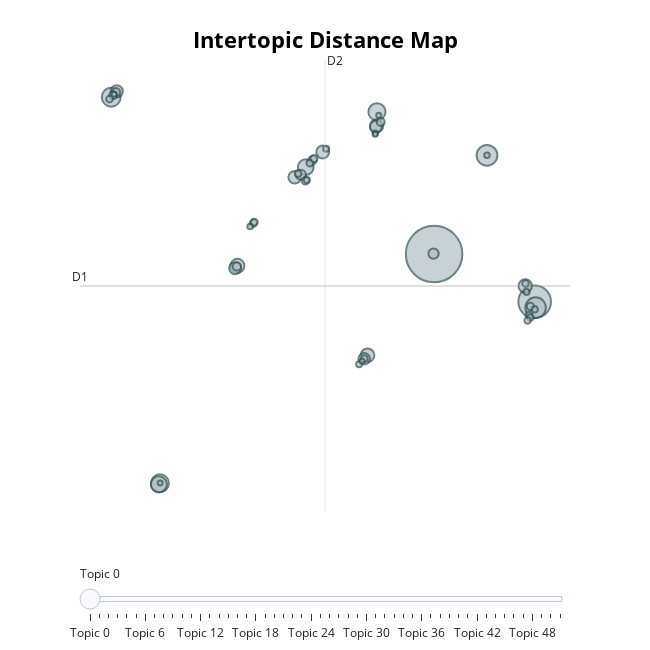

Notebook cell for this chart:
### Code cell
# Intertopic Distance Map (2D Bubble Plot)
topic_model.visualize_topics()

### Figure 1 — Plotly figure (JSON) as saved in the notebook; plotly's stock layout.template omitted (floating-point values rounded to 4 significant figures; data arrays with more than 128 entries replaced by an {"elided": "..."} marker saying what was removed)
{"data": [{"customdata": {"elided": "52x3 mixed values"}, "hovertemplate": "<b>Topic %{customdata[0]}</b><br>%{customdata[1]}<br>Size: %{customdata[2]}", "legendgroup": "", "marker": {"color": "#B0BEC5", "line": {"color": "DarkSlateGrey", "width": 2}, "size": [1349, 449, 182, 178, 150, 135, 124, 109, 104, 82, 79, 76, 71, 69, 67, 63, 61, 59, 56, 45, 43, 30, 29, 29, 27, 26, 23, 23, 21, 21, 21, 20, 19, 19, 19, 18, 18, 18, 17, 16, 16, 15, 15, 15, 13, 13, 12, 11, 11, 11, 11, 10], "sizemode": "area", "sizeref": 0.8431, "symbol": "circle"}, "mode": "markers", "name": "", "orientation": "v", "showlegend": false, "type": "scatter", "x": [8.164, 14.59, 11.54, 14.65, -12.46, -9.348, 4.515, -9.421, -0.03642, -4.4, 3.912, 13.99, 4.501, 1.049, -0.7416, -12.11, 4.443, -4.548, 3.703, 8.13, -0.3479, 0.3971, -12.16, -4.436, 4.752, -12.34, 14.32, -0.05984, -3.395, 0.2346, 0.4904, -3.325, 14.23, -12.57, -0.5255, 3.71, 14.31, 14.0, 14.14, 14.59, 0.03316, 14.07, 3.374, 1.27, -3.586, 11.54, 4.412, 4.63, 3.562, 4.405, -12.28, -9.338], "xaxis": "x", "y": [2.78, -0.09031, 8.714, -0.4378, 12.2, -10.98, 11.33, -11.06, 7.998, 2.075, -3.299, 0.8616, 10.5, 8.912, 7.394, 12.56, 10.42, 1.929, -3.509, 2.81, 7.55, 8.422, 12.51, 2.039, 10.72, 12.33, -0.3715, 7.182, 4.623, 8.255, 8.515, 4.693, -0.8826, 12.09, 7.616, -3.502, -1.035, 1.013, -1.207, -0.5445, 7.231, 0.5003, -3.838, 9.108, 4.434, 8.714, 10.05, 11.12, -3.65, 9.981, 12.39, -10.97], "yaxis": "y"}], "layout": {"annotations": [{"showarrow": false, "text": "D1", "x": -14.46, "y": 0.8625, "yshift": 10}, {"showarrow": false, "text": "D2", "x": 1.195, "xshift": 10, "y": 14.44}], "height": 650, "hoverlabel": {"bgcolor": "white", "font": {"family": "Rockwell", "size": 16}}, "legend": {"itemsizing": "constant", "tracegroupgap": 0}, "margin": {"t": 60}, "shapes": [{"line": {"color": "#CFD8DC", "width": 2}, "type": "line", "x0": 1.195, "x1": 1.195, "y0": -12.71, "y1": 14.44}, {"line": {"color": "#9E9E9E", "width": 2}, "type": "line", "x0": -14.46, "x1": 16.85, "y0": 0.8625, "y1": 0.8625}], "sliders": [{"active": 0, "pad": {"t": 50}, "steps": [{"args": [{"marker.color": [["red", "#B0BEC5", "#B0BEC5", "#B0BEC5", "#B0BEC5", "#B0BEC5", "#B0BEC5", "#B0BEC5", "#B0BEC5", "#B0BEC5", "#B0BEC5", "#B0BEC5", "#B0BEC5", "#B0BEC5", "#B0BEC5", "#B0BEC5", "#B0BEC5", "#B0BEC5", "#B0BEC5", "#B0BEC5", "#B0BEC5", "#B0BEC5", "#B0BEC5", "#B0BEC5", "#B0BEC5", "#B0BEC5", "#B0BEC5", "#B0BEC5", "#B0BEC5", "#B0BEC5", "#B0BEC5", "#B0BEC5", "#B0BEC5", "#B0BEC5", "#B0BEC5", "#B0BEC5", "#B0BEC5", "#B0BEC5", "#B0BEC5", "#B0BEC5", "#B0BEC5", "#B0BEC5", "#B0BEC5", "#B0BEC5", "#B0BEC5", "#B0BEC5", "#B0BEC5", "#B0BEC5", "#B0BEC5", "#B0BEC5", "#B0BEC5", "#B0BEC5"]]}], "label": "Topic 0", "method": "update"}, {"args": [{"marker.color": [["#B0BEC5", "red", "#B0BEC5", "#B0BEC5", "#B0BEC5", "#B0BEC5", "#B0BEC5", "#B0BEC5", "#B0BEC5", "#B0BEC5", "#B0BEC5", "#B0BEC5", "#B0BEC5", "#B0BEC5", "#B0BEC5", "#B0BEC5", "#B0BEC5", "#B0BEC5", "#B0BEC5", "#B0BEC5", "#B0BEC5", "#B0BEC5", "#B0BEC5", "#B0BEC5", "#B0BEC5", "#B0BEC5", "#B0BEC5", "#B0BEC5", "#B0BEC5", "#B0BEC5", "#B0BEC5", "#B0BEC5", "#B0BEC5", "#B0BEC5", "#B0BEC5", "#B0BEC5", "#B0BEC5", "#B0BEC5", "#B0BEC5", "#B0BEC5", "#B0BEC5", "#B0BEC5", "#B0BEC5", "#B0BEC5", "#B0BEC5", "#B0BEC5", "#B0BEC5", "#B0BEC5", "#B0BEC5", "#B0BEC5", "#B0BEC5", "#B0BEC5"]]}], "label": "Topic 1", "method": "update"}, {"args": [{"marker.color": [["#B0BEC5", "#B0BEC5", "red", "#B0BEC5", "#B0BEC5", "#B0BEC5", "#B0BEC5", "#B0BEC5", "#B0BEC5", "#B0BEC5", "#B0BEC5", "#B0BEC5", "#B0BEC5", "#B0BEC5", "#B0BEC5", "#B0BEC5", "#B0BEC5", "#B0BEC5", "#B0BEC5", "#B0BEC5", "#B0BEC5", "#B0BEC5", "#B0BEC5", "#B0BEC5", "#B0BEC5", "#B0BEC5", "#B0BEC5", "#B0BEC5", "#B0BEC5", "#B0BEC5", "#B0BEC5", "#B0BEC5", "#B0BEC5", "#B0BEC5", "#B0BEC5", "#B0BEC5", "#B0BEC5", "#B0BEC5", "#B0BEC5", "#B0BEC5", "#B0BEC5", "#B0BEC5", "#B0BEC5", "#B0BEC5", "#B0BEC5", "#B0BEC5", "#B0BEC5", "#B0BEC5", "#B0BEC5", "#B0BEC5", "#B0BEC5", "#B0BEC5"]]}], "label": "Topic 2", "method": "update"}, {"args": [{"marker.color": [["#B0BEC5", "#B0BEC5", "#B0BEC5", "red", "#B0BEC5", "#B0BEC5", "#B0BEC5", "#B0BEC5", "#B0BEC5", "#B0BEC5", "#B0BEC5", "#B0BEC5", "#B0BEC5", "#B0BEC5", "#B0BEC5", "#B0BEC5", "#B0BEC5", "#B0BEC5", "#B0BEC5", "#B0BEC5", "#B0BEC5", "#B0BEC5", "#B0BEC5", "#B0BEC5", "#B0BEC5", "#B0BEC5", "#B0BEC5", "#B0BEC5", "#B0BEC5", "#B0BEC5", "#B0BEC5", "#B0BEC5", "#B0BEC5", "#B0BEC5", "#B0BEC5", "#B0BEC5", "#B0BEC5", "#B0BEC5", "#B0BEC5", "#B0BEC5", "#B0BEC5", "#B0BEC5", "#B0BEC5", "#B0BEC5", "#B0BEC5", "#B0BEC5", "#B0BEC5", "#B0BEC5", "#B0BEC5", "#B0BEC5", "#B0BEC5", "#B0BEC5"]]}], "label": "Topic 3", "method": "update"}, {"args": [{"marker.color": [["#B0BEC5", "#B0BEC5", "#B0BEC5", "#B0BEC5", "red", "#B0BEC5", "#B0BEC5", "#B0BEC5", "#B0BEC5", "#B0BEC5", "#B0BEC5", "#B0BEC5", "#B0BEC5", "#B0BEC5", "#B0BEC5", "#B0BEC5", "#B0BEC5", "#B0BEC5", "#B0BEC5", "#B0BEC5", "#B0BEC5", "#B0BEC5", "#B0BEC5", "#B0BEC5", "#B0BEC5", "#B0BEC5", "#B0BEC5", "#B0BEC5", "#B0BEC5", "#B0BEC5", "#B0BEC5", "#B0BEC5", "#B0BEC5", "#B0BEC5", "#B0BEC5", "#B0BEC5", "#B0BEC5", "#B0BEC5", "#B0BEC5", "#B0BEC5", "#B0BEC5", "#B0BEC5", "#B0BEC5", "#B0BEC5", "#B0BEC5", "#B0BEC5", "#B0BEC5", "#B0BEC5", "#B0BEC5", "#B0BEC5", "#B0BEC5", "#B0BEC5"]]}], "label": "Topic 4", "method": "update"}, {"args": [{"marker.color": [["#B0BEC5", "#B0BEC5", "#B0BEC5", "#B0BEC5", "#B0BEC5", "red", "#B0BEC5", "#B0BEC5", "#B0BEC5", "#B0BEC5", "#B0BEC5", "#B0BEC5", "#B0BEC5", "#B0BEC5", "#B0BEC5", "#B0BEC5", "#B0BEC5", "#B0BEC5", "#B0BEC5", "#B0BEC5", "#B0BEC5", "#B0BEC5", "#B0BEC5", "#B0BEC5", "#B0BEC5", "#B0BEC5", "#B0BEC5", "#B0BEC5", "#B0BEC5", "#B0BEC5", "#B0BEC5", "#B0BEC5", "#B0BEC5", "#B0BEC5", "#B0BEC5", "#B0BEC5", "#B0BEC5", "#B0BEC5", "#B0BEC5", "#B0BEC5", "#B0BEC5", "#B0BEC5", "#B0BEC5", "#B0BEC5", "#B0BEC5", "#B0BEC5", "#B0BEC5", "#B0BEC5", "#B0BEC5", "#B0BEC5", "#B0BEC5", "#B0BEC5"]]}], "label": "Topic 5", "method": "update"}, {"args": [{"marker.color": [["#B0BEC5", "#B0BEC5", "#B0BEC5", "#B0BEC5", "#B0BEC5", "#B0BEC5", "red", "#B0BEC5", "#B0BEC5", "#B0BEC5", "#B0BEC5", "#B0BEC5", "#B0BEC5", "#B0BEC5", "#B0BEC5", "#B0BEC5", "#B0BEC5", "#B0BEC5", "#B0BEC5", "#B0BEC5", "#B0BEC5", "#B0BEC5", "#B0BEC5", "#B0BEC5", "#B0BEC5", "#B0BEC5", "#B0BEC5", "#B0BEC5", "#B0BEC5", "#B0BEC5", "#B0BEC5", "#B0BEC5", "#B0BEC5", "#B0BEC5", "#B0BEC5", "#B0BEC5", "#B0BEC5", "#B0BEC5", "#B0BEC5", "#B0BEC5", "#B0BEC5", "#B0BEC5", "#B0BEC5", "#B0BEC5", "#B0BEC5", "#B0BEC5", "#B0BEC5", "#B0BEC5", "#B0BEC5", "#B0BEC5", "#B0BEC5", "#B0BEC5"]]}], "label": "Topic 6", "method": "update"}, {"args": [{"marker.color": [["#B0BEC5", "#B0BEC5", "#B0BEC5", "#B0BEC5", "#B0BEC5", "#B0BEC5", "#B0BEC5", "red", "#B0BEC5", "#B0BEC5", "#B0BEC5", "#B0BEC5", "#B0BEC5", "#B0BEC5", "#B0BEC5", "#B0BEC5", "#B0BEC5", "#B0BEC5", "#B0BEC5", "#B0BEC5", "#B0BEC5", "#B0BEC5", "#B0BEC5", "#B0BEC5", "#B0BEC5", "#B0BEC5", "#B0BEC5", "#B0BEC5", "#B0BEC5", "#B0BEC5", "#B0BEC5", "#B0BEC5", "#B0BEC5", "#B0BEC5", "#B0BEC5", "#B0BEC5", "#B0BEC5", "#B0BEC5", "#B0BEC5", "#B0BEC5", "#B0BEC5", "#B0BEC5", "#B0BEC5", "#B0BEC5", "#B0BEC5", "#B0BEC5", "#B0BEC5", "#B0BEC5", "#B0BEC5", "#B0BEC5", "#B0BEC5", "#B0BEC5"]]}], "label": "Topic 7", "method": "update"}, {"args": [{"marker.color": [["#B0BEC5", "#B0BEC5", "#B0BEC5", "#B0BEC5", "#B0BEC5", "#B0BEC5", "#B0BEC5", "#B0BEC5", "red", "#B0BEC5", "#B0BEC5", "#B0BEC5", "#B0BEC5", "#B0BEC5", "#B0BEC5", "#B0BEC5", "#B0BEC5", "#B0BEC5", "#B0BEC5", "#B0BEC5", "#B0BEC5", "#B0BEC5", "#B0BEC5", "#B0BEC5", "#B0BEC5", "#B0BEC5", "#B0BEC5", "#B0BEC5", "#B0BEC5", "#B0BEC5", "#B0BEC5", "#B0BEC5", "#B0BEC5", "#B0BEC5", "#B0BEC5", "#B0BEC5", "#B0BEC5", "#B0BEC5", "#B0BEC5", "#B0BEC5", "#B0BEC5", "#B0BEC5", "#B0BEC5", "#B0BEC5", "#B0BEC5", "#B0BEC5", "#B0BEC5", "#B0BEC5", "#B0BEC5", "#B0BEC5", "#B0BEC5", "#B0BEC5"]]}], "label": "Topic 8", "method": "update"}, {"args": [{"marker.color": [["#B0BEC5", "#B0BEC5", "#B0BEC5", "#B0BEC5", "#B0BEC5", "#B0BEC5", "#B0BEC5", "#B0BEC5", "#B0BEC5", "red", "#B0BEC5", "#B0BEC5", "#B0BEC5", "#B0BEC5", "#B0BEC5", "#B0BEC5", "#B0BEC5", "#B0BEC5", "#B0BEC5", "#B0BEC5", "#B0BEC5", "#B0BEC5", "#B0BEC5", "#B0BEC5", "#B0BEC5", "#B0BEC5", "#B0BEC5", "#B0BEC5", "#B0BEC5", "#B0BEC5", "#B0BEC5", "#B0BEC5", "#B0BEC5", "#B0BEC5", "#B0BEC5", "#B0BEC5", "#B0BEC5", "#B0BEC5", "#B0BEC5", "#B0BEC5", "#B0BEC5", "#B0BEC5", "#B0BEC5", "#B0BEC5", "#B0BEC5", "#B0BEC5", "#B0BEC5", "#B0BEC5", "#B0BEC5", "#B0BEC5", "#B0BEC5", "#B0BEC5"]]}], "label": "Topic 9", "method": "update"}, {"args": [{"marker.color": [["#B0BEC5", "#B0BEC5", "#B0BEC5", "#B0BEC5", "#B0BEC5", "#B0BEC5", "#B0BEC5", "#B0BEC5", "#B0BEC5", "#B0BEC5", "red", "#B0BEC5", "#B0BEC5", "#B0BEC5", "#B0BEC5", "#B0BEC5", "#B0BEC5", "#B0BEC5", "#B0BEC5", "#B0BEC5", "#B0BEC5", "#B0BEC5", "#B0BEC5", "#B0BEC5", "#B0BEC5", "#B0BEC5", "#B0BEC5", "#B0BEC5", "#B0BEC5", "#B0BEC5", "#B0BEC5", "#B0BEC5", "#B0BEC5", "#B0BEC5", "#B0BEC5", "#B0BEC5", "#B0BEC5", "#B0BEC5", "#B0BEC5", "#B0BEC5", "#B0BEC5", "#B0BEC5", "#B0BEC5", "#B0BEC5", "#B0BEC5", "#B0BEC5", "#B0BEC5", "#B0BEC5", "#B0BEC5", "#B0BEC5", "#B0BEC5", "#B0BEC5"]]}], "label": "Topic 10", "method": "update"}, {"args": [{"marker.color": [["#B0BEC5", "#B0BEC5", "#B0BEC5", "#B0BEC5", "#B0BEC5", "#B0BEC5", "#B0BEC5", "#B0BEC5", "#B0BEC5", "#B0BEC5", "#B0BEC5", "red", "#B0BEC5", "#B0BEC5", "#B0BEC5", "#B0BEC5", "#B0BEC5", "#B0BEC5", "#B0BEC5", "#B0BEC5", "#B0BEC5", "#B0BEC5", "#B0BEC5", "#B0BEC5", "#B0BEC5", "#B0BEC5", "#B0BEC5", "#B0BEC5", "#B0BEC5", "#B0BEC5", "#B0BEC5", "#B0BEC5", "#B0BEC5", "#B0BEC5", "#B0BEC5", "#B0BEC5", "#B0BEC5", "#B0BEC5", "#B0BEC5", "#B0BEC5", "#B0BEC5", "#B0BEC5", "#B0BEC5", "#B0BEC5", "#B0BEC5", "#B0BEC5", "#B0BEC5", "#B0BEC5", "#B0BEC5", "#B0BEC5", "#B0BEC5", "#B0BEC5"]]}], "label": "Topic 11", "method": "update"}, {"args": [{"marker.color": [["#B0BEC5", "#B0BEC5", "#B0BEC5", "#B0BEC5", "#B0BEC5", "#B0BEC5", "#B0BEC5", "#B0BEC5", "#B0BEC5", "#B0BEC5", "#B0BEC5", "#B0BEC5", "red", "#B0BEC5", "#B0BEC5", "#B0BEC5", "#B0BEC5", "#B0BEC5", "#B0BEC5", "#B0BEC5", "#B0BEC5", "#B0BEC5", "#B0BEC5", "#B0BEC5", "#B0BEC5", "#B0BEC5", "#B0BEC5", "#B0BEC5", "#B0BEC5", "#B0BEC5", "#B0BEC5", "#B0BEC5", "#B0BEC5", "#B0BEC5", "#B0BEC5", "#B0BEC5", "#B0BEC5", "#B0BEC5", "#B0BEC5", "#B0BEC5", "#B0BEC5", "#B0BEC5", "#B0BEC5", "#B0BEC5", "#B0BEC5", "#B0BEC5", "#B0BEC5", "#B0BEC5", "#B0BEC5", "#B0BEC5", "#B0BEC5", "#B0BEC5"]]}], "label": "Topic 12", "method": "update"}, {"args": [{"marker.color": [["#B0BEC5", "#B0BEC5", "#B0BEC5", "#B0BEC5", "#B0BEC5", "#B0BEC5", "#B0BEC5", "#B0BEC5", "#B0BEC5", "#B0BEC5", "#B0BEC5", "#B0BEC5", "#B0BEC5", "red", "#B0BEC5", "#B0BEC5", "#B0BEC5", "#B0BEC5", "#B0BEC5", "#B0BEC5", "#B0BEC5", "#B0BEC5", "#B0BEC5", "#B0BEC5", "#B0BEC5", "#B0BEC5", "#B0BEC5", "#B0BEC5", "#B0BEC5", "#B0BEC5", "#B0BEC5", "#B0BEC5", "#B0BEC5", "#B0BEC5", "#B0BEC5", "#B0BEC5", "#B0BEC5", "#B0BEC5", "#B0BEC5", "#B0BEC5", "#B0BEC5", "#B0BEC5", "#B0BEC5", "#B0BEC5", "#B0BEC5", "#B0BEC5", "#B0BEC5", "#B0BEC5", "#B0BEC5", "#B0BEC5", "#B0BEC5", "#B0BEC5"]]}], "label": "Topic 13", "method": "update"}, {"args": [{"marker.color": [["#B0BEC5", "#B0BEC5", "#B0BEC5", "#B0BEC5", "#B0BEC5", "#B0BEC5", "#B0BEC5", "#B0BEC5", "#B0BEC5", "#B0BEC5", "#B0BEC5", "#B0BEC5", "#B0BEC5", "#B0BEC5", "red", "#B0BEC5", "#B0BEC5", "#B0BEC5", "#B0BEC5", "#B0BEC5", "#B0BEC5", "#B0BEC5", "#B0BEC5", "#B0BEC5", "#B0BEC5", "#B0BEC5", "#B0BEC5", "#B0BEC5", "#B0BEC5", "#B0BEC5", "#B0BEC5", "#B0BEC5", "#B0BEC5", "#B0BEC5", "#B0BEC5", "#B0BEC5", "#B0BEC5", "#B0BEC5", "#B0BEC5", "#B0BEC5", "#B0BEC5", "#B0BEC5", "#B0BEC5", "#B0BEC5", "#B0BEC5", "#B0BEC5", "#B0BEC5", "#B0BEC5", "#B0BEC5", "#B0BEC5", "#B0BEC5", "#B0BEC5"]]}], "label": "Topic 14", "method": "update"}, {"args": [{"marker.color": [["#B0BEC5", "#B0BEC5", "#B0BEC5", "#B0BEC5", "#B0BEC5", "#B0BEC5", "#B0BEC5", "#B0BEC5", "#B0BEC5", "#B0BEC5", "#B0BEC5", "#B0BEC5", "#B0BEC5", "#B0BEC5", "#B0BEC5", "red", "#B0BEC5", "#B0BEC5", "#B0BEC5", "#B0BEC5", "#B0BEC5", "#B0BEC5", "#B0BEC5", "#B0BEC5", "#B0BEC5", "#B0BEC5", "#B0BEC5", "#B0BEC5", "#B0BEC5", "#B0BEC5", "#B0BEC5", "#B0BEC5", "#B0BEC5", "#B0BEC5", "#B0BEC5", "#B0BEC5", "#B0BEC5", "#B0BEC5", "#B0BEC5", "#B0BEC5", "#B0BEC5", "#B0BEC5", "#B0BEC5", "#B0BEC5", "#B0BEC5", "#B0BEC5", "#B0BEC5", "#B0BEC5", "#B0BEC5", "#B0BEC5", "#B0BEC5", "#B0BEC5"]]}], "label": "Topic 15", "method": "update"}, {"args": [{"marker.color": [["#B0BEC5", "#B0BEC5", "#B0BEC5", "#B0BEC5", "#B0BEC5", "#B0BEC5", "#B0BEC5", "#B0BEC5", "#B0BEC5", "#B0BEC5", "#B0BEC5", "#B0BEC5", "#B0BEC5", "#B0BEC5", "#B0BEC5", "#B0BEC5", "red", "#B0BEC5", "#B0BEC5", "#B0BEC5", "#B0BEC5", "#B0BEC5", "#B0BEC5", "#B0BEC5", "#B0BEC5", "#B0BEC5", "#B0BEC5", "#B0BEC5", "#B0BEC5", "#B0BEC5", "#B0BEC5", "#B0BEC5", "#B0BEC5", "#B0BEC5", "#B0BEC5", "#B0BEC5", "#B0BEC5", "#B0BEC5", "#B0BEC5", "#B0BEC5", "#B0BEC5", "#B0BEC5", "#B0BEC5", "#B0BEC5", "#B0BEC5", "#B0BEC5", "#B0BEC5", "#B0BEC5", "#B0BEC5", "#B0BEC5", "#B0BEC5", "#B0BEC5"]]}], "label": "Topic 16", "method": "update"}, {"args": [{"marker.color": [["#B0BEC5", "#B0BEC5", "#B0BEC5", "#B0BEC5", "#B0BEC5", "#B0BEC5", "#B0BEC5", "#B0BEC5", "#B0BEC5", "#B0BEC5", "#B0BEC5", "#B0BEC5", "#B0BEC5", "#B0BEC5", "#B0BEC5", "#B0BEC5", "#B0BEC5", "red", "#B0BEC5", "#B0BEC5", "#B0BEC5", "#B0BEC5", "#B0BEC5", "#B0BEC5", "#B0BEC5", "#B0BEC5", "#B0BEC5", "#B0BEC5", "#B0BEC5", "#B0BEC5", "#B0BEC5", "#B0BEC5", "#B0BEC5", "#B0BEC5", "#B0BEC5", "#B0BEC5", "#B0BEC5", "#B0BEC5", "#B0BEC5", "#B0BEC5", "#B0BEC5", "#B0BEC5", "#B0BEC5", "#B0BEC5", "#B0BEC5", "#B0BEC5", "#B0BEC5", "#B0BEC5", "#B0BEC5", "#B0BEC5", "#B0BEC5", "#B0BEC5"]]}], "label": "Topic 17", "method": "update"}, {"args": [{"marker.color": [["#B0BEC5", "#B0BEC5", "#B0BEC5", "#B0BEC5", "#B0BEC5", "#B0BEC5", "#B0BEC5", "#B0BEC5", "#B0BEC5", "#B0BEC5", "#B0BEC5", "#B0BEC5", "#B0BEC5", "#B0BEC5", "#B0BEC5", "#B0BEC5", "#B0BEC5", "#B0BEC5", "red", "#B0BEC5", "#B0BEC5", "#B0BEC5", "#B0BEC5", "#B0BEC5", "#B0BEC5", "#B0BEC5", "#B0BEC5", "#B0BEC5", "#B0BEC5", "#B0BEC5", "#B0BEC5", "#B0BEC5", "#B0BEC5", "#B0BEC5", "#B0BEC5", "#B0BEC5", "#B0BEC5", "#B0BEC5", "#B0BEC5", "#B0BEC5", "#B0BEC5", "#B0BEC5", "#B0BEC5", "#B0BEC5", "#B0BEC5", "#B0BEC5", "#B0BEC5", "#B0BEC5", "#B0BEC5", "#B0BEC5", "#B0BEC5", "#B0BEC5"]]}], "label": "Topic 18", "method": "update"}, {"args": [{"marker.color": [["#B0BEC5", "#B0BEC5", "#B0BEC5", "#B0BEC5", "#B0BEC5", "#B0BEC5", "#B0BEC5", "#B0BEC5", "#B0BEC5", "#B0BEC5", "#B0BEC5", "#B0BEC5", "#B0BEC5", "#B0BEC5", "#B0BEC5", "#B0BEC5", "#B0BEC5", "#B0BEC5", "#B0BEC5", "red", "#B0BEC5", "#B0BEC5", "#B0BEC5", "#B0BEC5", "#B0BEC5", "#B0BEC5", "#B0BEC5", "#B0BEC5", "#B0BEC5", "#B0BEC5", "#B0BEC5", "#B0BEC5", "#B0BEC5", "#B0BEC5", "#B0BEC5", "#B0BEC5", "#B0BEC5", "#B0BEC5", "#B0BEC5", "#B0BEC5", "#B0BEC5", "#B0BEC5", "#B0BEC5", "#B0BEC5", "#B0BEC5", "#B0BEC5", "#B0BEC5", "#B0BEC5", "#B0BEC5", "#B0BEC5", "#B0BEC5", "#B0BEC5"]]}], "label": "Topic 19", "method": "update"}, {"args": [{"marker.color": [["#B0BEC5", "#B0BEC5", "#B0BEC5", "#B0BEC5", "#B0BEC5", "#B0BEC5", "#B0BEC5", "#B0BEC5", "#B0BEC5", "#B0BEC5", "#B0BEC5", "#B0BEC5", "#B0BEC5", "#B0BEC5", "#B0BEC5", "#B0BEC5", "#B0BEC5", "#B0BEC5", "#B0BEC5", "#B0BEC5", "red", "#B0BEC5", "#B0BEC5", "#B0BEC5", "#B0BEC5", "#B0BEC5", "#B0BEC5", "#B0BEC5", "#B0BEC5", "#B0BEC5", "#B0BEC5", "#B0BEC5", "#B0BEC5", "#B0BEC5", "#B0BEC5", "#B0BEC5", "#B0BEC5", "#B0BEC5", "#B0BEC5", "#B0BEC5", "#B0BEC5", "#B0BEC5", "#B0BEC5", "#B0BEC5", "#B0BEC5", "#B0BEC5", "#B0BEC5", "#B0BEC5", "#B0BEC5", "#B0BEC5", "#B0BEC5", "#B0BEC5"]]}], "label": "Topic 20", "method": "update"}, {"args": [{"marker.color": [["#B0BEC5", "#B0BEC5", "#B0BEC5", "#B0BEC5", "#B0BEC5", "#B0BEC5", "#B0BEC5", "#B0BEC5", "#B0BEC5", "#B0BEC5", "#B0BEC5", "#B0BEC5", "#B0BEC5", "#B0BEC5", "#B0BEC5", "#B0BEC5", "#B0BEC5", "#B0BEC5", "#B0BEC5", "#B0BEC5", "#B0BEC5", "red", "#B0BEC5", "#B0BEC5", "#B0BEC5", "#B0BEC5", "#B0BEC5", "#B0BEC5", "#B0BEC5", "#B0BEC5", "#B0BEC5", "#B0BEC5", "#B0BEC5", "#B0BEC5", "#B0BEC5", "#B0BEC5", "#B0BEC5", "#B0BEC5", "#B0BEC5", "#B0BEC5", "#B0BEC5", "#B0BEC5", "#B0BEC5", "#B0BEC5", "#B0BEC5", "#B0BEC5", "#B0BEC5", "#B0BEC5", "#B0BEC5", "#B0BEC5", "#B0BEC5", "#B0BEC5"]]}], "label": "Topic 21", "method": "update"}, {"args": [{"marker.color": [["#B0BEC5", "#B0BEC5", "#B0BEC5", "#B0BEC5", "#B0BEC5", "#B0BEC5", "#B0BEC5", "#B0BEC5", "#B0BEC5", "#B0BEC5", "#B0BEC5", "#B0BEC5", "#B0BEC5", "#B0BEC5", "#B0BEC5", "#B0BEC5", "#B0BEC5", "#B0BEC5", "#B0BEC5", "#B0BEC5", "#B0BEC5", "#B0BEC5", "red", "#B0BEC5", "#B0BEC5", "#B0BEC5", "#B0BEC5", "#B0BEC5", "#B0BEC5", "#B0BEC5", "#B0BEC5", "#B0BEC5", "#B0BEC5", "#B0BEC5", "#B0BEC5", "#B0BEC5", "#B0BEC5", "#B0BEC5", "#B0BEC5", "#B0BEC5", "#B0BEC5", "#B0BEC5", "#B0BEC5", "#B0BEC5", "#B0BEC5", "#B0BEC5", "#B0BEC5", "#B0BEC5", "#B0BEC5", "#B0BEC5", "#B0BEC5", "#B0BEC5"]]}], "label": "Topic 22", "method": "update"}, {"args": [{"marker.color": [["#B0BEC5", "#B0BEC5", "#B0BEC5", "#B0BEC5", "#B0BEC5", "#B0BEC5", "#B0BEC5", "#B0BEC5", "#B0BEC5", "#B0BEC5", "#B0BEC5", "#B0BEC5", "#B0BEC5", "#B0BEC5", "#B0BEC5", "#B0BEC5", "#B0BEC5", "#B0BEC5", "#B0BEC5", "#B0BEC5", "#B0BEC5", "#B0BEC5", "#B0BEC5", "red", "#B0BEC5", "#B0BEC5", "#B0BEC5", "#B0BEC5", "#B0BEC5", "#B0BEC5", "#B0BEC5", "#B0BEC5", "#B0BEC5", "#B0BEC5", "#B0BEC5", "#B0BEC5", "#B0BEC5", "#B0BEC5", "#B0BEC5", "#B0BEC5", "#B0BEC5", "#B0BEC5", "#B0BEC5", "#B0BEC5", "#B0BEC5", "#B0BEC5", "#B0BEC5", "#B0BEC5", "#B0BEC5", "#B0BEC5", "#B0BEC5", "#B0BEC5"]]}], "label": "Topic 23", "method": "update"}, {"args": [{"marker.color": [["#B0BEC5", "#B0BEC5", "#B0BEC5", "#B0BEC5", "#B0BEC5", "#B0BEC5", "#B0BEC5", "#B0BEC5", "#B0BEC5", "#B0BEC5", "#B0BEC5", "#B0BEC5", "#B0BEC5", "#B0BEC5", "#B0BEC5", "#B0BEC5", "#B0BEC5", "#B0BEC5", "#B0BEC5", "#B0BEC5", "#B0BEC5", "#B0BEC5", "#B0BEC5", "#B0BEC5", "red", "#B0BEC5", "#B0BEC5", "#B0BEC5", "#B0BEC5", "#B0BEC5", "#B0BEC5", "#B0BEC5", "#B0BEC5", "#B0BEC5", "#B0BEC5", "#B0BEC5", "#B0BEC5", "#B0BEC5", "#B0BEC5", "#B0BEC5", "#B0BEC5", "#B0BEC5", "#B0BEC5", "#B0BEC5", "#B0BEC5", "#B0BEC5", "#B0BEC5", "#B0BEC5", "#B0BEC5", "#B0BEC5", "#B0BEC5", "#B0BEC5"]]}], "label": "Topic 24", "method": "update"}, {"args": [{"marker.color": [["#B0BEC5", "#B0BEC5", "#B0BEC5", "#B0BEC5", "#B0BEC5", "#B0BEC5", "#B0BEC5", "#B0BEC5", "#B0BEC5", "#B0BEC5", "#B0BEC5", "#B0BEC5", "#B0BEC5", "#B0BEC5", "#B0BEC5", "#B0BEC5", "#B0BEC5", "#B0BEC5", "#B0BEC5", "#B0BEC5", "#B0BEC5", "#B0BEC5", "#B0BEC5", "#B0BEC5", "#B0BEC5", "red", "#B0BEC5", "#B0BEC5", "#B0BEC5", "#B0BEC5", "#B0BEC5", "#B0BEC5", "#B0BEC5", "#B0BEC5", "#B0BEC5", "#B0BEC5", "#B0BEC5", "#B0BEC5", "#B0BEC5", "#B0BEC5", "#B0BEC5", "#B0BEC5", "#B0BEC5", "#B0BEC5", "#B0BEC5", "#B0BEC5", "#B0BEC5", "#B0BEC5", "#B0BEC5", "#B0BEC5", "#B0BEC5", "#B0BEC5"]]}], "label": "Topic 25", "method": "update"}, {"args": [{"marker.color": [["#B0BEC5", "#B0BEC5", "#B0BEC5", "#B0BEC5", "#B0BEC5", "#B0BEC5", "#B0BEC5", "#B0BEC5", "#B0BEC5", "#B0BEC5", "#B0BEC5", "#B0BEC5", "#B0BEC5", "#B0BEC5", "#B0BEC5", "#B0BEC5", "#B0BEC5", "#B0BEC5", "#B0BEC5", "#B0BEC5", "#B0BEC5", "#B0BEC5", "#B0BEC5", "#B0BEC5", "#B0BEC5", "#B0BEC5", "red", "#B0BEC5", "#B0BEC5", "#B0BEC5", "#B0BEC5", "#B0BEC5", "#B0BEC5", "#B0BEC5", "#B0BEC5", "#B0BEC5", "#B0BEC5", "#B0BEC5", "#B0BEC5", "#B0BEC5", "#B0BEC5", "#B0BEC5", "#B0BEC5", "#B0BEC5", "#B0BEC5", "#B0BEC5", "#B0BEC5", "#B0BEC5", "#B0BEC5", "#B0BEC5", "#B0BEC5", "#B0BEC5"]]}], "label": "Topic 26", "method": "update"}, {"args": [{"marker.color": [["#B0BEC5", "#B0BEC5", "#B0BEC5", "#B0BEC5", "#B0BEC5", "#B0BEC5", "#B0BEC5", "#B0BEC5", "#B0BEC5", "#B0BEC5", "#B0BEC5", "#B0BEC5", "#B0BEC5", "#B0BEC5", "#B0BEC5", "#B0BEC5", "#B0BEC5", "#B0BEC5", "#B0BEC5", "#B0BEC5", "#B0BEC5", "#B0BEC5", "#B0BEC5", "#B0BEC5", "#B0BEC5", "#B0BEC5", "#B0BEC5", "red", "#B0BEC5", "#B0BEC5", "#B0BEC5", "#B0BEC5", "#B0BEC5", "#B0BEC5", "#B0BEC5", "#B0BEC5", "#B0BEC5", "#B0BEC5", "#B0BEC5", "#B0BEC5", "#B0BEC5", "#B0BEC5", "#B0BEC5", "#B0BEC5", "#B0BEC5", "#B0BEC5", "#B0BEC5", "#B0BEC5", "#B0BEC5", "#B0BEC5", "#B0BEC5", "#B0BEC5"]]}], "label": "Topic 27", "method": "update"}, {"args": [{"marker.color": [["#B0BEC5", "#B0BEC5", "#B0BEC5", "#B0BEC5", "#B0BEC5", "#B0BEC5", "#B0BEC5", "#B0BEC5", "#B0BEC5", "#B0BEC5", "#B0BEC5", "#B0BEC5", "#B0BEC5", "#B0BEC5", "#B0BEC5", "#B0BEC5", "#B0BEC5", "#B0BEC5", "#B0BEC5", "#B0BEC5", "#B0BEC5", "#B0BEC5", "#B0BEC5", "#B0BEC5", "#B0BEC5", "#B0BEC5", "#B0BEC5", "#B0BEC5", "red", "#B0BEC5", "#B0BEC5", "#B0BEC5", "#B0BEC5", "#B0BEC5", "#B0BEC5", "#B0BEC5", "#B0BEC5", "#B0BEC5", "#B0BEC5", "#B0BEC5", "#B0BEC5", "#B0BEC5", "#B0BEC5", "#B0BEC5", "#B0BEC5", "#B0BEC5", "#B0BEC5", "#B0BEC5", "#B0BEC5", "#B0BEC5", "#B0BEC5", "#B0BEC5"]]}], "label": "Topic 28", "method": "update"}, {"args": [{"marker.color": [["#B0BEC5", "#B0BEC5", "#B0BEC5", "#B0BEC5", "#B0BEC5", "#B0BEC5", "#B0BEC5", "#B0BEC5", "#B0BEC5", "#B0BEC5", "#B0BEC5", "#B0BEC5", "#B0BEC5", "#B0BEC5", "#B0BEC5", "#B0BEC5", "#B0BEC5", "#B0BEC5", "#B0BEC5", "#B0BEC5", "#B0BEC5", "#B0BEC5", "#B0BEC5", "#B0BEC5", "#B0BEC5", "#B0BEC5", "#B0BEC5", "#B0BEC5", "#B0BEC5", "red", "#B0BEC5", "#B0BEC5", "#B0BEC5", "#B0BEC5", "#B0BEC5", "#B0BEC5", "#B0BEC5", "#B0BEC5", "#B0BEC5", "#B0BEC5", "#B0BEC5", "#B0BEC5", "#B0BEC5", "#B0BEC5", "#B0BEC5", "#B0BEC5", "#B0BEC5", "#B0BEC5", "#B0BEC5", "#B0BEC5", "#B0BEC5", "#B0BEC5"]]}], "label": "Topic 29", "method": "update"}, {"args": [{"marker.color": [["#B0BEC5", "#B0BEC5", "#B0BEC5", "#B0BEC5", "#B0BEC5", "#B0BEC5", "#B0BEC5", "#B0BEC5", "#B0BEC5", "#B0BEC5", "#B0BEC5", "#B0BEC5", "#B0BEC5", "#B0BEC5", "#B0BEC5", "#B0BEC5", "#B0BEC5", "#B0BEC5", "#B0BEC5", "#B0BEC5", "#B0BEC5", "#B0BEC5", "#B0BEC5", "#B0BEC5", "#B0BEC5", "#B0BEC5", "#B0BEC5", "#B0BEC5", "#B0BEC5", "#B0BEC5", "red", "#B0BEC5", "#B0BEC5", "#B0BEC5", "#B0BEC5", "#B0BEC5", "#B0BEC5", "#B0BEC5", "#B0BEC5", "#B0BEC5", "#B0BEC5", "#B0BEC5", "#B0BEC5", "#B0BEC5", "#B0BEC5", "#B0BEC5", "#B0BEC5", "#B0BEC5", "#B0BEC5", "#B0BEC5", "#B0BEC5", "#B0BEC5"]]}], "label": "Topic 30", "method": "update"}, {"args": [{"marker.color": [["#B0BEC5", "#B0BEC5", "#B0BEC5", "#B0BEC5", "#B0BEC5", "#B0BEC5", "#B0BEC5", "#B0BEC5", "#B0BEC5", "#B0BEC5", "#B0BEC5", "#B0BEC5", "#B0BEC5", "#B0BEC5", "#B0BEC5", "#B0BEC5", "#B0BEC5", "#B0BEC5", "#B0BEC5", "#B0BEC5", "#B0BEC5", "#B0BEC5", "#B0BEC5", "#B0BEC5", "#B0BEC5", "#B0BEC5", "#B0BEC5", "#B0BEC5", "#B0BEC5", "#B0BEC5", "#B0BEC5", "red", "#B0BEC5", "#B0BEC5", "#B0BEC5", "#B0BEC5", "#B0BEC5", "#B0BEC5", "#B0BEC5", "#B0BEC5", "#B0BEC5", "#B0BEC5", "#B0BEC5", "#B0BEC5", "#B0BEC5", "#B0BEC5", "#B0BEC5", "#B0BEC5", "#B0BEC5", "#B0BEC5", "#B0BEC5", "#B0BEC5"]]}], "label": "Topic 31", "method": "update"}, {"args": [{"marker.color": [["#B0BEC5", "#B0BEC5", "#B0BEC5", "#B0BEC5", "#B0BEC5", "#B0BEC5", "#B0BEC5", "#B0BEC5", "#B0BEC5", "#B0BEC5", "#B0BEC5", "#B0BEC5", "#B0BEC5", "#B0BEC5", "#B0BEC5", "#B0BEC5", "#B0BEC5", "#B0BEC5", "#B0BEC5", "#B0BEC5", "#B0BEC5", "#B0BEC5", "#B0BEC5", "#B0BEC5", "#B0BEC5", "#B0BEC5", "#B0BEC5", "#B0BEC5", "#B0BEC5", "#B0BEC5", "#B0BEC5", "#B0BEC5", "red", "#B0BEC5", "#B0BEC5", "#B0BEC5", "#B0BEC5", "#B0BEC5", "#B0BEC5", "#B0BEC5", "#B0BEC5", "#B0BEC5", "#B0BEC5", "#B0BEC5", "#B0BEC5", "#B0BEC5", "#B0BEC5", "#B0BEC5", "#B0BEC5", "#B0BEC5", "#B0BEC5", "#B0BEC5"]]}], "label": "Topic 32", "method": "update"}, {"args": [{"marker.color": [["#B0BEC5", "#B0BEC5", "#B0BEC5", "#B0BEC5", "#B0BEC5", "#B0BEC5", "#B0BEC5", "#B0BEC5", "#B0BEC5", "#B0BEC5", "#B0BEC5", "#B0BEC5", "#B0BEC5", "#B0BEC5", "#B0BEC5", "#B0BEC5", "#B0BEC5", "#B0BEC5", "#B0BEC5", "#B0BEC5", "#B0BEC5", "#B0BEC5", "#B0BEC5", "#B0BEC5", "#B0BEC5", "#B0BEC5", "#B0BEC5", "#B0BEC5", "#B0BEC5", "#B0BEC5", "#B0BEC5", "#B0BEC5", "#B0BEC5", "red", "#B0BEC5", "#B0BEC5", "#B0BEC5", "#B0BEC5", "#B0BEC5", "#B0BEC5", "#B0BEC5", "#B0BEC5", "#B0BEC5", "#B0BEC5", "#B0BEC5", "#B0BEC5", "#B0BEC5", "#B0BEC5", "#B0BEC5", "#B0BEC5", "#B0BEC5", "#B0BEC5"]]}], "label": "Topic 33", "method": "update"}, {"args": [{"marker.color": [["#B0BEC5", "#B0BEC5", "#B0BEC5", "#B0BEC5", "#B0BEC5", "#B0BEC5", "#B0BEC5", "#B0BEC5", "#B0BEC5", "#B0BEC5", "#B0BEC5", "#B0BEC5", "#B0BEC5", "#B0BEC5", "#B0BEC5", "#B0BEC5", "#B0BEC5", "#B0BEC5", "#B0BEC5", "#B0BEC5", "#B0BEC5", "#B0BEC5", "#B0BEC5", "#B0BEC5", "#B0BEC5", "#B0BEC5", "#B0BEC5", "#B0BEC5", "#B0BEC5", "#B0BEC5", "#B0BEC5", "#B0BEC5", "#B0BEC5", "#B0BEC5", "red", "#B0BEC5", "#B0BEC5", "#B0BEC5", "#B0BEC5", "#B0BEC5", "#B0BEC5", "#B0BEC5", "#B0BEC5", "#B0BEC5", "#B0BEC5", "#B0BEC5", "#B0BEC5", "#B0BEC5", "#B0BEC5", "#B0BEC5", "#B0BEC5", "#B0BEC5"]]}], "label": "Topic 34", "method": "update"}, {"args": [{"marker.color": [["#B0BEC5", "#B0BEC5", "#B0BEC5", "#B0BEC5", "#B0BEC5", "#B0BEC5", "#B0BEC5", "#B0BEC5", "#B0BEC5", "#B0BEC5", "#B0BEC5", "#B0BEC5", "#B0BEC5", "#B0BEC5", "#B0BEC5", "#B0BEC5", "#B0BEC5", "#B0BEC5", "#B0BEC5", "#B0BEC5", "#B0BEC5", "#B0BEC5", "#B0BEC5", "#B0BEC5", "#B0BEC5", "#B0BEC5", "#B0BEC5", "#B0BEC5", "#B0BEC5", "#B0BEC5", "#B0BEC5", "#B0BEC5", "#B0BEC5", "#B0BEC5", "#B0BEC5", "red", "#B0BEC5", "#B0BEC5", "#B0BEC5", "#B0BEC5", "#B0BEC5", "#B0BEC5", "#B0BEC5", "#B0BEC5", "#B0BEC5", "#B0BEC5", "#B0BEC5", "#B0BEC5", "#B0BEC5", "#B0BEC5", "#B0BEC5", "#B0BEC5"]]}], "label": "Topic 35", "method": "update"}, {"args": [{"marker.color": [["#B0BEC5", "#B0BEC5", "#B0BEC5", "#B0BEC5", "#B0BEC5", "#B0BEC5", "#B0BEC5", "#B0BEC5", "#B0BEC5", "#B0BEC5", "#B0BEC5", "#B0BEC5", "#B0BEC5", "#B0BEC5", "#B0BEC5", "#B0BEC5", "#B0BEC5", "#B0BEC5", "#B0BEC5", "#B0BEC5", "#B0BEC5", "#B0BEC5", "#B0BEC5", "#B0BEC5", "#B0BEC5", "#B0BEC5", "#B0BEC5", "#B0BEC5", "#B0BEC5", "#B0BEC5", "#B0BEC5", "#B0BEC5", "#B0BEC5", "#B0BEC5", "#B0BEC5", "#B0BEC5", "red", "#B0BEC5", "#B0BEC5", "#B0BEC5", "#B0BEC5", "#B0BEC5", "#B0BEC5", "#B0BEC5", "#B0BEC5", "#B0BEC5", "#B0BEC5", "#B0BEC5", "#B0BEC5", "#B0BEC5", "#B0BEC5", "#B0BEC5"]]}], "label": "Topic 36", "method": "update"}, {"args": [{"marker.color": [["#B0BEC5", "#B0BEC5", "#B0BEC5", "#B0BEC5", "#B0BEC5", "#B0BEC5", "#B0BEC5", "#B0BEC5", "#B0BEC5", "#B0BEC5", "#B0BEC5", "#B0BEC5", "#B0BEC5", "#B0BEC5", "#B0BEC5", "#B0BEC5", "#B0BEC5", "#B0BEC5", "#B0BEC5", "#B0BEC5", "#B0BEC5", "#B0BEC5", "#B0BEC5", "#B0BEC5", "#B0BEC5", "#B0BEC5", "#B0BEC5", "#B0BEC5", "#B0BEC5", "#B0BEC5", "#B0BEC5", "#B0BEC5", "#B0BEC5", "#B0BEC5", "#B0BEC5", "#B0BEC5", "#B0BEC5", "red", "#B0BEC5", "#B0BEC5", "#B0BEC5", "#B0BEC5", "#B0BEC5", "#B0BEC5", "#B0BEC5", "#B0BEC5", "#B0BEC5", "#B0BEC5", "#B0BEC5", "#B0BEC5", "#B0BEC5", "#B0BEC5"]]}], "label": "Topic 37", "method": "update"}, {"args": [{"marker.color": [["#B0BEC5", "#B0BEC5", "#B0BEC5", "#B0BEC5", "#B0BEC5", "#B0BEC5", "#B0BEC5", "#B0BEC5", "#B0BEC5", "#B0BEC5", "#B0BEC5", "#B0BEC5", "#B0BEC5", "#B0BEC5", "#B0BEC5", "#B0BEC5", "#B0BEC5", "#B0BEC5", "#B0BEC5", "#B0BEC5", "#B0BEC5", "#B0BEC5", "#B0BEC5", "#B0BEC5", "#B0BEC5", "#B0BEC5", "#B0BEC5", "#B0BEC5", "#B0BEC5", "#B0BEC5", "#B0BEC5", "#B0BEC5", "#B0BEC5", "#B0BEC5", "#B0BEC5", "#B0BEC5", "#B0BEC5", "#B0BEC5", "red", "#B0BEC5", "#B0BEC5", "#B0BEC5", "#B0BEC5", "#B0BEC5", "#B0BEC5", "#B0BEC5", "#B0BEC5", "#B0BEC5", "#B0BEC5", "#B0BEC5", "#B0BEC5", "#B0BEC5"]]}], "label": "Topic 38", "method": "update"}, {"args": [{"marker.color": [["#B0BEC5", "#B0BEC5", "#B0BEC5", "#B0BEC5", "#B0BEC5", "#B0BEC5", "#B0BEC5", "#B0BEC5", "#B0BEC5", "#B0BEC5", "#B0BEC5", "#B0BEC5", "#B0BEC5", "#B0BEC5", "#B0BEC5", "#B0BEC5", "#B0BEC5", "#B0BEC5", "#B0BEC5", "#B0BEC5", "#B0BEC5", "#B0BEC5", "#B0BEC5", "#B0BEC5", "#B0BEC5", "#B0BEC5", "#B0BEC5", "#B0BEC5", "#B0BEC5", "#B0BEC5", "#B0BEC5", "#B0BEC5", "#B0BEC5", "#B0BEC5", "#B0BEC5", "#B0BEC5", "#B0BEC5", "#B0BEC5", "#B0BEC5", "red", "#B0BEC5", "#B0BEC5", "#B0BEC5", "#B0BEC5", "#B0BEC5", "#B0BEC5", "#B0BEC5", "#B0BEC5", "#B0BEC5", "#B0BEC5", "#B0BEC5", "#B0BEC5"]]}], "label": "Topic 39", "method": "update"}, {"args": [{"marker.color": [["#B0BEC5", "#B0BEC5", "#B0BEC5", "#B0BEC5", "#B0BEC5", "#B0BEC5", "#B0BEC5", "#B0BEC5", "#B0BEC5", "#B0BEC5", "#B0BEC5", "#B0BEC5", "#B0BEC5", "#B0BEC5", "#B0BEC5", "#B0BEC5", "#B0BEC5", "#B0BEC5", "#B0BEC5", "#B0BEC5", "#B0BEC5", "#B0BEC5", "#B0BEC5", "#B0BEC5", "#B0BEC5", "#B0BEC5", "#B0BEC5", "#B0BEC5", "#B0BEC5", "#B0BEC5", "#B0BEC5", "#B0BEC5", "#B0BEC5", "#B0BEC5", "#B0BEC5", "#B0BEC5", "#B0BEC5", "#B0BEC5", "#B0BEC5", "#B0BEC5", "red", "#B0BEC5", "#B0BEC5", "#B0BEC5", "#B0BEC5", "#B0BEC5", "#B0BEC5", "#B0BEC5", "#B0BEC5", "#B0BEC5", "#B0BEC5", "#B0BEC5"]]}], "label": "Topic 40", "method": "update"}, {"args": [{"marker.color": [["#B0BEC5", "#B0BEC5", "#B0BEC5", "#B0BEC5", "#B0BEC5", "#B0BEC5", "#B0BEC5", "#B0BEC5", "#B0BEC5", "#B0BEC5", "#B0BEC5", "#B0BEC5", "#B0BEC5", "#B0BEC5", "#B0BEC5", "#B0BEC5", "#B0BEC5", "#B0BEC5", "#B0BEC5", "#B0BEC5", "#B0BEC5", "#B0BEC5", "#B0BEC5", "#B0BEC5", "#B0BEC5", "#B0BEC5", "#B0BEC5", "#B0BEC5", "#B0BEC5", "#B0BEC5", "#B0BEC5", "#B0BEC5", "#B0BEC5", "#B0BEC5", "#B0BEC5", "#B0BEC5", "#B0BEC5", "#B0BEC5", "#B0BEC5", "#B0BEC5", "#B0BEC5", "red", "#B0BEC5", "#B0BEC5", "#B0BEC5", "#B0BEC5", "#B0BEC5", "#B0BEC5", "#B0BEC5", "#B0BEC5", "#B0BEC5", "#B0BEC5"]]}], "label": "Topic 41", "method": "update"}, {"args": [{"marker.color": [["#B0BEC5", "#B0BEC5", "#B0BEC5", "#B0BEC5", "#B0BEC5", "#B0BEC5", "#B0BEC5", "#B0BEC5", "#B0BEC5", "#B0BEC5", "#B0BEC5", "#B0BEC5", "#B0BEC5", "#B0BEC5", "#B0BEC5", "#B0BEC5", "#B0BEC5", "#B0BEC5", "#B0BEC5", "#B0BEC5", "#B0BEC5", "#B0BEC5", "#B0BEC5", "#B0BEC5", "#B0BEC5", "#B0BEC5", "#B0BEC5", "#B0BEC5", "#B0BEC5", "#B0BEC5", "#B0BEC5", "#B0BEC5", "#B0BEC5", "#B0BEC5", "#B0BEC5", "#B0BEC5", "#B0BEC5", "#B0BEC5", "#B0BEC5", "#B0BEC5", "#B0BEC5", "#B0BEC5", "red", "#B0BEC5", "#B0BEC5", "#B0BEC5", "#B0BEC5", "#B0BEC5", "#B0BEC5", "#B0BEC5", "#B0BEC5", "#B0BEC5"]]}], "label": "Topic 42", "method": "update"}, {"args": [{"marker.color": [["#B0BEC5", "#B0BEC5", "#B0BEC5", "#B0BEC5", "#B0BEC5", "#B0BEC5", "#B0BEC5", "#B0BEC5", "#B0BEC5", "#B0BEC5", "#B0BEC5", "#B0BEC5", "#B0BEC5", "#B0BEC5", "#B0BEC5", "#B0BEC5", "#B0BEC5", "#B0BEC5", "#B0BEC5", "#B0BEC5", "#B0BEC5", "#B0BEC5", "#B0BEC5", "#B0BEC5", "#B0BEC5", "#B0BEC5", "#B0BEC5", "#B0BEC5", "#B0BEC5", "#B0BEC5", "#B0BEC5", "#B0BEC5", "#B0BEC5", "#B0BEC5", "#B0BEC5", "#B0BEC5", "#B0BEC5", "#B0BEC5", "#B0BEC5", "#B0BEC5", "#B0BEC5", "#B0BEC5", "#B0BEC5", "red", "#B0BEC5", "#B0BEC5", "#B0BEC5", "#B0BEC5", "#B0BEC5", "#B0BEC5", "#B0BEC5", "#B0BEC5"]]}], "label": "Topic 43", "method": "update"}, {"args": [{"marker.color": [["#B0BEC5", "#B0BEC5", "#B0BEC5", "#B0BEC5", "#B0BEC5", "#B0BEC5", "#B0BEC5", "#B0BEC5", "#B0BEC5", "#B0BEC5", "#B0BEC5", "#B0BEC5", "#B0BEC5", "#B0BEC5", "#B0BEC5", "#B0BEC5", "#B0BEC5", "#B0BEC5", "#B0BEC5", "#B0BEC5", "#B0BEC5", "#B0BEC5", "#B0BEC5", "#B0BEC5", "#B0BEC5", "#B0BEC5", "#B0BEC5", "#B0BEC5", "#B0BEC5", "#B0BEC5", "#B0BEC5", "#B0BEC5", "#B0BEC5", "#B0BEC5", "#B0BEC5", "#B0BEC5", "#B0BEC5", "#B0BEC5", "#B0BEC5", "#B0BEC5", "#B0BEC5", "#B0BEC5", "#B0BEC5", "#B0BEC5", "red", "#B0BEC5", "#B0BEC5", "#B0BEC5", "#B0BEC5", "#B0BEC5", "#B0BEC5", "#B0BEC5"]]}], "label": "Topic 44", "method": "update"}, {"args": [{"marker.color": [["#B0BEC5", "#B0BEC5", "#B0BEC5", "#B0BEC5", "#B0BEC5", "#B0BEC5", "#B0BEC5", "#B0BEC5", "#B0BEC5", "#B0BEC5", "#B0BEC5", "#B0BEC5", "#B0BEC5", "#B0BEC5", "#B0BEC5", "#B0BEC5", "#B0BEC5", "#B0BEC5", "#B0BEC5", "#B0BEC5", "#B0BEC5", "#B0BEC5", "#B0BEC5", "#B0BEC5", "#B0BEC5", "#B0BEC5", "#B0BEC5", "#B0BEC5", "#B0BEC5", "#B0BEC5", "#B0BEC5", "#B0BEC5", "#B0BEC5", "#B0BEC5", "#B0BEC5", "#B0BEC5", "#B0BEC5", "#B0BEC5", "#B0BEC5", "#B0BEC5", "#B0BEC5", "#B0BEC5", "#B0BEC5", "#B0BEC5", "#B0BEC5", "red", "#B0BEC5", "#B0BEC5", "#B0BEC5", "#B0BEC5", "#B0BEC5", "#B0BEC5"]]}], "label": "Topic 45", "method": "update"}, {"args": [{"marker.color": [["#B0BEC5", "#B0BEC5", "#B0BEC5", "#B0BEC5", "#B0BEC5", "#B0BEC5", "#B0BEC5", "#B0BEC5", "#B0BEC5", "#B0BEC5", "#B0BEC5", "#B0BEC5", "#B0BEC5", "#B0BEC5", "#B0BEC5", "#B0BEC5", "#B0BEC5", "#B0BEC5", "#B0BEC5", "#B0BEC5", "#B0BEC5", "#B0BEC5", "#B0BEC5", "#B0BEC5", "#B0BEC5", "#B0BEC5", "#B0BEC5", "#B0BEC5", "#B0BEC5", "#B0BEC5", "#B0BEC5", "#B0BEC5", "#B0BEC5", "#B0BEC5", "#B0BEC5", "#B0BEC5", "#B0BEC5", "#B0BEC5", "#B0BEC5", "#B0BEC5", "#B0BEC5", "#B0BEC5", "#B0BEC5", "#B0BEC5", "#B0BEC5", "#B0BEC5", "red", "#B0BEC5", "#B0BEC5", "#B0BEC5", "#B0BEC5", "#B0BEC5"]]}], "label": "Topic 46", "method": "update"}, {"args": [{"marker.color": [["#B0BEC5", "#B0BEC5", "#B0BEC5", "#B0BEC5", "#B0BEC5", "#B0BEC5", "#B0BEC5", "#B0BEC5", "#B0BEC5", "#B0BEC5", "#B0BEC5", "#B0BEC5", "#B0BEC5", "#B0BEC5", "#B0BEC5", "#B0BEC5", "#B0BEC5", "#B0BEC5", "#B0BEC5", "#B0BEC5", "#B0BEC5", "#B0BEC5", "#B0BEC5", "#B0BEC5", "#B0BEC5", "#B0BEC5", "#B0BEC5", "#B0BEC5", "#B0BEC5", "#B0BEC5", "#B0BEC5", "#B0BEC5", "#B0BEC5", "#B0BEC5", "#B0BEC5", "#B0BEC5", "#B0BEC5", "#B0BEC5", "#B0BEC5", "#B0BEC5", "#B0BEC5", "#B0BEC5", "#B0BEC5", "#B0BEC5", "#B0BEC5", "#B0BEC5", "#B0BEC5", "red", "#B0BEC5", "#B0BEC5", "#B0BEC5", "#B0BEC5"]]}], "label": "Topic 47", "method": "update"}, {"args": [{"marker.color": [["#B0BEC5", "#B0BEC5", "#B0BEC5", "#B0BEC5", "#B0BEC5", "#B0BEC5", "#B0BEC5", "#B0BEC5", "#B0BEC5", "#B0BEC5", "#B0BEC5", "#B0BEC5", "#B0BEC5", "#B0BEC5", "#B0BEC5", "#B0BEC5", "#B0BEC5", "#B0BEC5", "#B0BEC5", "#B0BEC5", "#B0BEC5", "#B0BEC5", "#B0BEC5", "#B0BEC5", "#B0BEC5", "#B0BEC5", "#B0BEC5", "#B0BEC5", "#B0BEC5", "#B0BEC5", "#B0BEC5", "#B0BEC5", "#B0BEC5", "#B0BEC5", "#B0BEC5", "#B0BEC5", "#B0BEC5", "#B0BEC5", "#B0BEC5", "#B0BEC5", "#B0BEC5", "#B0BEC5", "#B0BEC5", "#B0BEC5", "#B0BEC5", "#B0BEC5", "#B0BEC5", "#B0BEC5", "red", "#B0BEC5", "#B0BEC5", "#B0BEC5"]]}], "label": "Topic 48", "method": "update"}, {"args": [{"marker.color": [["#B0BEC5", "#B0BEC5", "#B0BEC5", "#B0BEC5", "#B0BEC5", "#B0BEC5", "#B0BEC5", "#B0BEC5", "#B0BEC5", "#B0BEC5", "#B0BEC5", "#B0BEC5", "#B0BEC5", "#B0BEC5", "#B0BEC5", "#B0BEC5", "#B0BEC5", "#B0BEC5", "#B0BEC5", "#B0BEC5", "#B0BEC5", "#B0BEC5", "#B0BEC5", "#B0BEC5", "#B0BEC5", "#B0BEC5", "#B0BEC5", "#B0BEC5", "#B0BEC5", "#B0BEC5", "#B0BEC5", "#B0BEC5", "#B0BEC5", "#B0BEC5", "#B0BEC5", "#B0BEC5", "#B0BEC5", "#B0BEC5", "#B0BEC5", "#B0BEC5", "#B0BEC5", "#B0BEC5", "#B0BEC5", "#B0BEC5", "#B0BEC5", "#B0BEC5", "#B0BEC5", "#B0BEC5", "#B0BEC5", "red", "#B0BEC5", "#B0BEC5"]]}], "label": "Topic 49", "method": "update"}, {"args": [{"marker.color": [["#B0BEC5", "#B0BEC5", "#B0BEC5", "#B0BEC5", "#B0BEC5", "#B0BEC5", "#B0BEC5", "#B0BEC5", "#B0BEC5", "#B0BEC5", "#B0BEC5", "#B0BEC5", "#B0BEC5", "#B0BEC5", "#B0BEC5", "#B0BEC5", "#B0BEC5", "#B0BEC5", "#B0BEC5", "#B0BEC5", "#B0BEC5", "#B0BEC5", "#B0BEC5", "#B0BEC5", "#B0BEC5", "#B0BEC5", "#B0BEC5", "#B0BEC5", "#B0BEC5", "#B0BEC5", "#B0BEC5", "#B0BEC5", "#B0BEC5", "#B0BEC5", "#B0BEC5", "#B0BEC5", "#B0BEC5", "#B0BEC5", "#B0BEC5", "#B0BEC5", "#B0BEC5", "#B0BEC5", "#B0BEC5", "#B0BEC5", "#B0BEC5", "#B0BEC5", "#B0BEC5", "#B0BEC5", "#B0BEC5", "#B0BEC5", "red", "#B0BEC5"]]}], "label": "Topic 50", "method": "update"}, {"args": [{"marker.color": [["#B0BEC5", "#B0BEC5", "#B0BEC5", "#B0BEC5", "#B0BEC5", "#B0BEC5", "#B0BEC5", "#B0BEC5", "#B0BEC5", "#B0BEC5", "#B0BEC5", "#B0BEC5", "#B0BEC5", "#B0BEC5", "#B0BEC5", "#B0BEC5", "#B0BEC5", "#B0BEC5", "#B0BEC5", "#B0BEC5", "#B0BEC5", "#B0BEC5", "#B0BEC5", "#B0BEC5", "#B0BEC5", "#B0BEC5", "#B0BEC5", "#B0BEC5", "#B0BEC5", "#B0BEC5", "#B0BEC5", "#B0BEC5", "#B0BEC5", "#B0BEC5", "#B0BEC5", "#B0BEC5", "#B0BEC5", "#B0BEC5", "#B0BEC5", "#B0BEC5", "#B0BEC5", "#B0BEC5", "#B0BEC5", "#B0BEC5", "#B0BEC5", "#B0BEC5", "#B0BEC5", "#B0BEC5", "#B0BEC5", "#B0BEC5", "#B0BEC5", "red"]]}], "label": "Topic 51", "method": "update"}]}], "title": {"font": {"color": "Black", "size": 22}, "text": "<b>Intertopic Distance Map</b>", "x": 0.5, "xanchor": "center", "y": 0.95, "yanchor": "top"}, "width": 650, "xaxis": {"anchor": "y", "domain": [0, 1], "range": [-14.46, 16.85], "title": {"text": ""}, "visible": false}, "yaxis": {"anchor": "x", "domain": [0, 1], "range": [-12.71, 14.44], "title": {"text": ""}, "visible": false}}}
